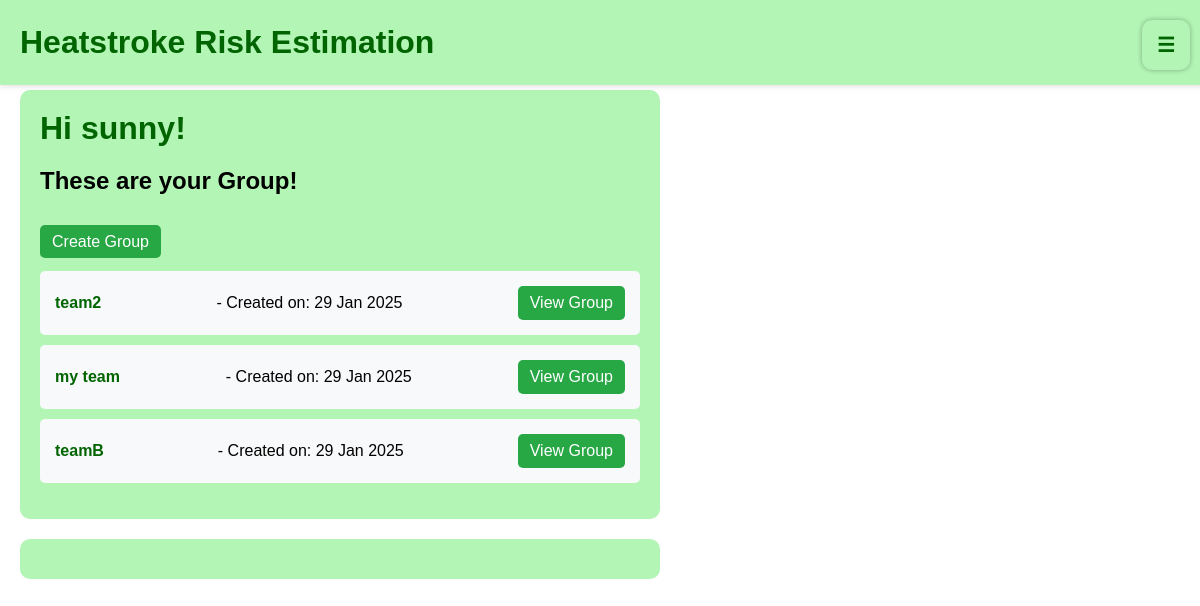
The app's page /group-admin-dashboard/ (signed in), older data.
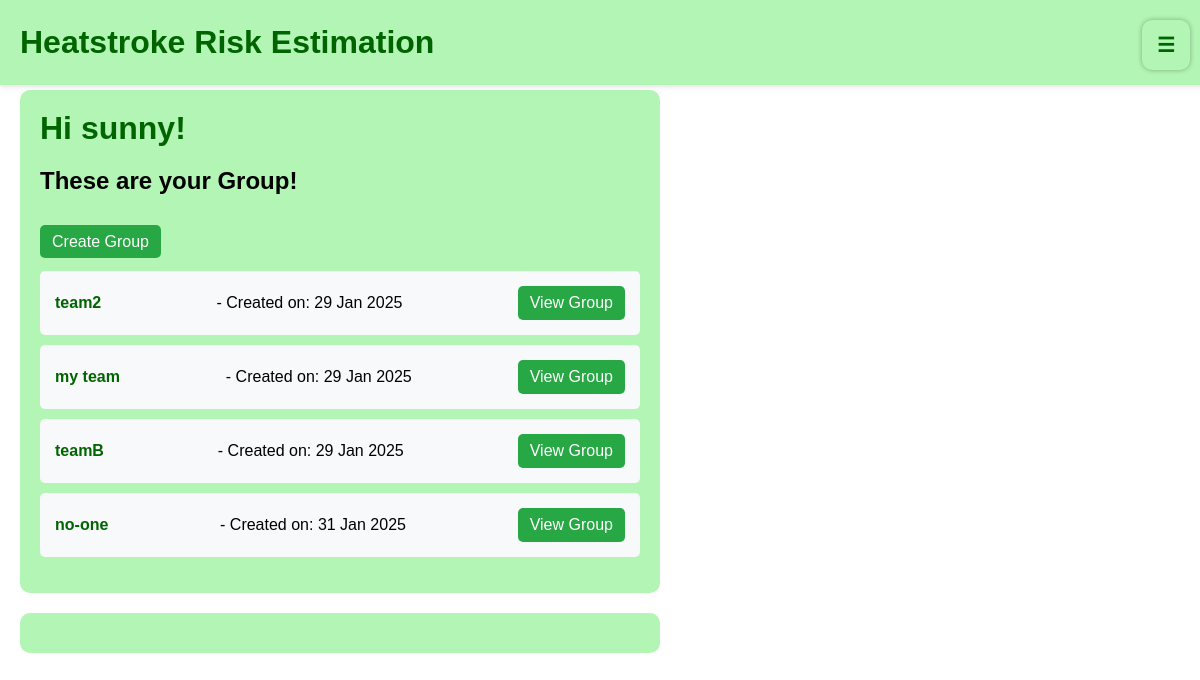
The same page, newer data.
### level/models.py (models this page shows, shortened)
class CustomUser(AbstractUser):
    ROLE_CHOICES = [
        ("site_admin", "Site Admin"),     # ผู้ดูแลเว็บไซต์
        ("group_admin", "Group Admin"),  # ผู้ดูแลกลุ่ม
        ("member", "Member"),            # สมาชิกกลุ่ม
    ]
    role = models.CharField(max_length=15, choices=ROLE_CHOICES, default="member")
    groups = models.ManyToManyField(
        "GroupModel",
        related_name="group_members",  # ✅ เปลี่ยน related_name เพื่อไม่ให้ชนกับ GroupModel
        blank=True
    )

class GroupModel(models.Model):
    name = models.CharField(max_length=100, unique=True)  # ชื่อ Group (ห้ามซ้ำ)
    description = models.TextField(blank=True, null=True)  # คำอธิบาย Group
    created_by = models.ForeignKey(
        settings.AUTH_USER_MODEL,
        on_delete=models.CASCADE,
        related_name="created_groups"
    )  # ผู้สร้างกลุ่ม
    members = models.ManyToManyField(
        settings.AUTH_USER_MODEL,
        related_name="user_groups",  #  เปลี่ยน related_name ให้ไม่ชนกัน
        blank=True
    )
    created_at = models.DateTimeField(auto_now_add=True)  # วันที่สร้างอัตโนมัติ

### level/views.py (the view)
# urls.py: path("group-admin-dashboard/", group_admin_dashboard, name="group_admin_dashboard"),
@login_required
def group_admin_dashboard(request):
    user_groups = GroupModel.objects.filter(created_by=request.user)  #  ดึงเฉพาะ Group ที่ User สร้าง
    return render(request, "group_admin_dashboard.html", {"user_groups": user_groups})

### templates/group_admin_dashboard.html (shortened to what this page needs)
{% extends "base.html" %}
{% load static %}
{% block style %}
    <link rel="stylesheet" href="{% static 'css/style.css' %}">
{% endblock %}
{% block content%}
    <h1>Hi {{ request.user.username }}!</h1>
    <h2>These are your Group!</h2>
    <br>
    <a href="{% url 'create_group' %}" class="btn-join-group">Create Group</a>
    <br>
    <ul class="group-list">
        {% for group in user_groups %}
            <li class="group-item">
                <strong>{{ group.name }}</strong> - Created on: {{ group.created_at|date:"d M Y" }}
                <a href="{% url 'view_group' group.id %}"class="btn-join-group">View Group</a>
            </li>
        {% empty %}
            <p>You are not an admin of any group.</p>
        {% endfor %}
    </ul>
{% endblock  %}

### templates/base.html (shortened to what this page needs)
<!DOCTYPE html>
<html lang="en">
<head>
    {% block style %}{% endblock %}
</head>
<body class="{% block body_class %}{% endblock %}">
    <header>
        {% block header  %}
        <h1>Heatstroke Risk Estimation</h1>
        <label for="sidebar-toggle" class="sidebar-toggle">☰</label>
        {% endblock  %}
    </header>
    <div class="content" id="content">
            {% block content %} {% endblock %}
    </div>
    <div class="content2" id="content2">
    </div>
</body>
</html>

### static/css/style.css (style rules this page uses)
body { font-family: Arial, sans-serif; margin: 0; padding: 0; background-color: #ffffff; }
header { background-color: #b2f5b4; display: flex; justify-content: space-between; align-items: center; padding: 10px 20px; position: fixed; top: 0; left: 0; width: 100%; z-index: 1000; box-shadow: 0px 2px 5px rgba(0, 0, 0, 0.1); }
h1 { color: #006400; margin: 0; }
.sidebar-toggle { font-size: 20px; cursor: pointer; right: 70px; background: none; border: none; color: #006400; padding: 10px 15px; border-radius: 10px; box-shadow: 0 0 5px rgba(0, 0, 0, 0.3); transition: background-color 0.3s ease; height: 30px; display: flex; justify-content: center; align-items: center; margin-right: 30px }
.content { margin: 90px 20px 20px 20px; padding: 20px; background-color: #b2f5b4; border-radius: 10px; width: 50%; max-width: 1200px; margin-right: auto; transition: margin-right 0.3s ease; }
.content2 { margin: 20px 20px 20px 20px; padding: 20px; background-color: #b2f5b4; border-radius: 10px; width: 50%; max-width: 1200px; margin-right: auto; transition: margin-right 0.3s ease; }
label { font-weight: bold; display: block; margin: 10px 0 5px; text-align: left; }
.group-list { list-style-type: none; padding: 0; margin-top: 20px; }
.group-item { background-color: #f8f9fa; padding: 15px; margin-bottom: 10px; border-radius: 5px; display: flex; justify-content: space-between; align-items: center; }
.group-item strong { color: #006400; }
.btn-join-group { padding: 8px 12px; background-color: #28a745; color: white; text-decoration: none; border-radius: 5px; transition: background-color 0.3s ease; }

Row changes from the older to the newer data that the page shows:
added GroupModel: name "no-one", created_at "31 Jan 2025"
